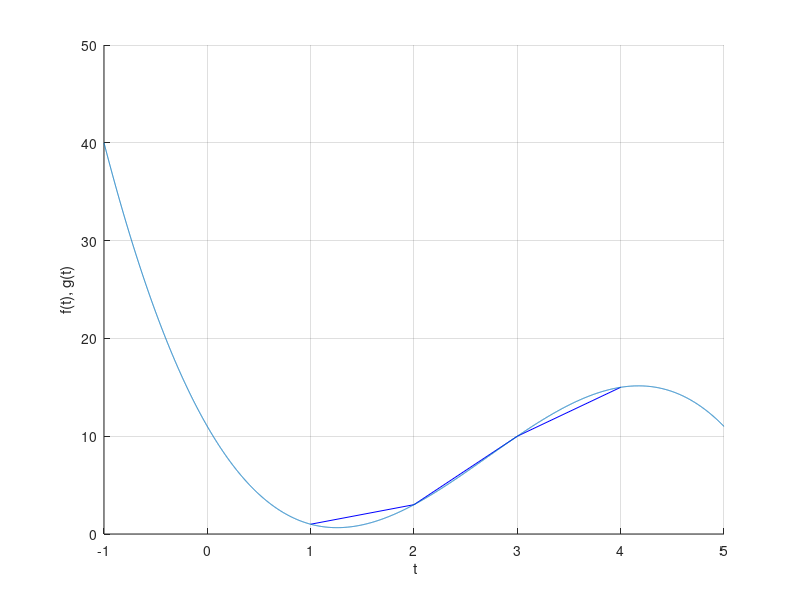

Reproduce this figure in MATLAB.
% Least square polynomial fit
% The fitting polynomial is of degree 3.
% Given data points
t = [1 , 2, 3, 4] ;
f = [ 1 , 3, 10 , 15] ;
m = 3;
P = polyfit (t , f, m)
t1 = - 1 : 0.001 : 5
g = polyval(P , t1)
hold on
plot (t, f, 'b')
plot (t1 , g)
grid on
xlabel ( ' t')
ylabel ( ' f(t), g(t) ')
hold off
